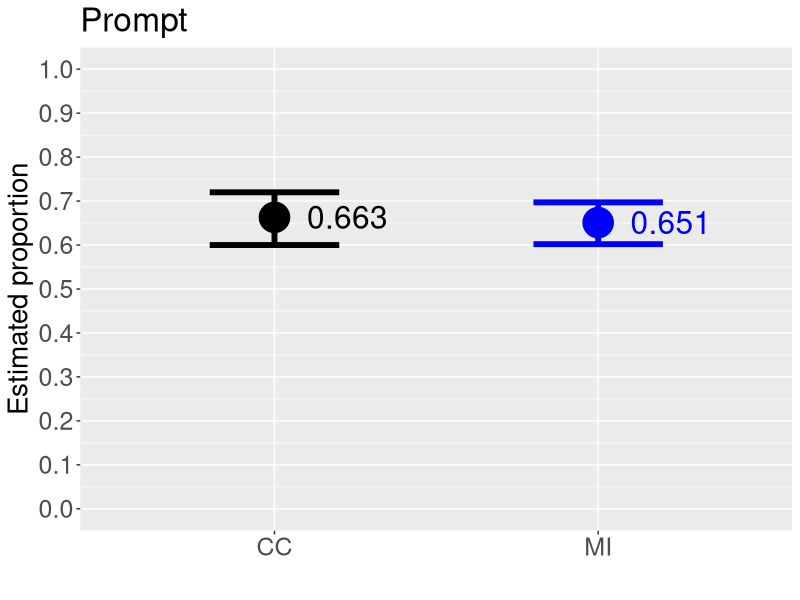
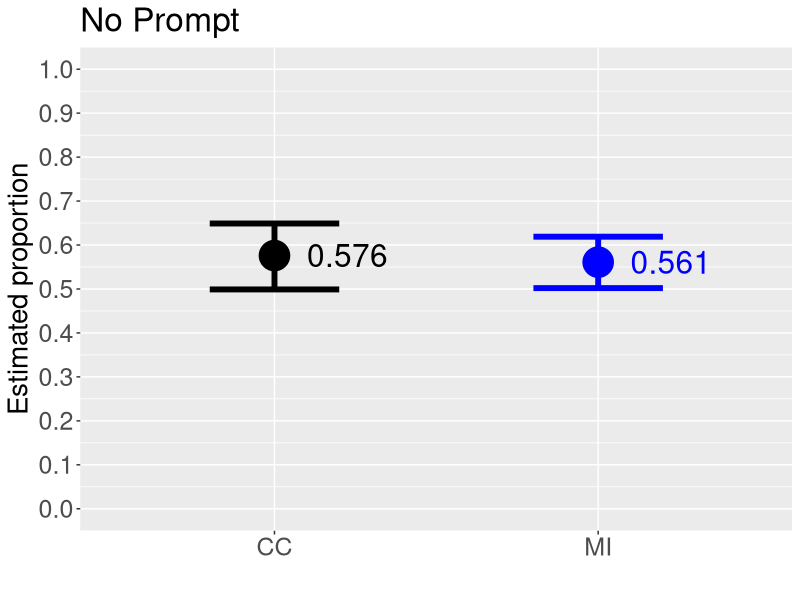
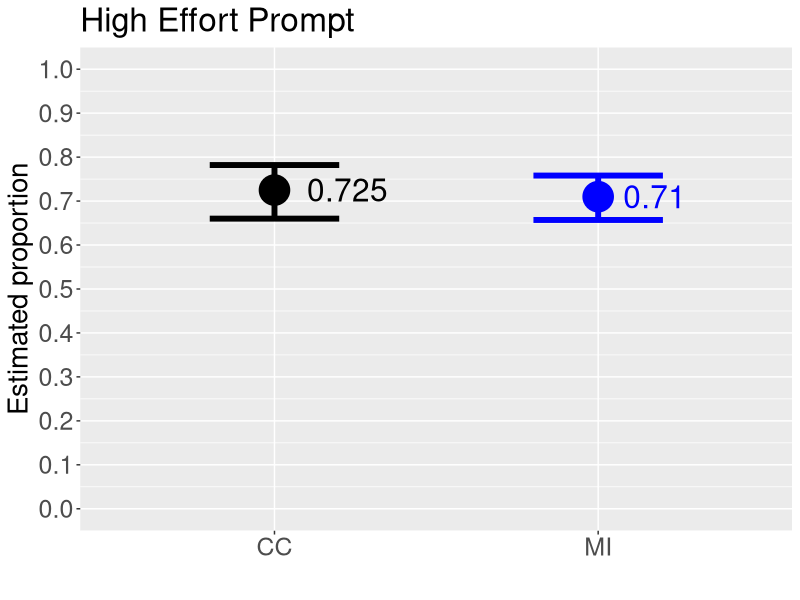
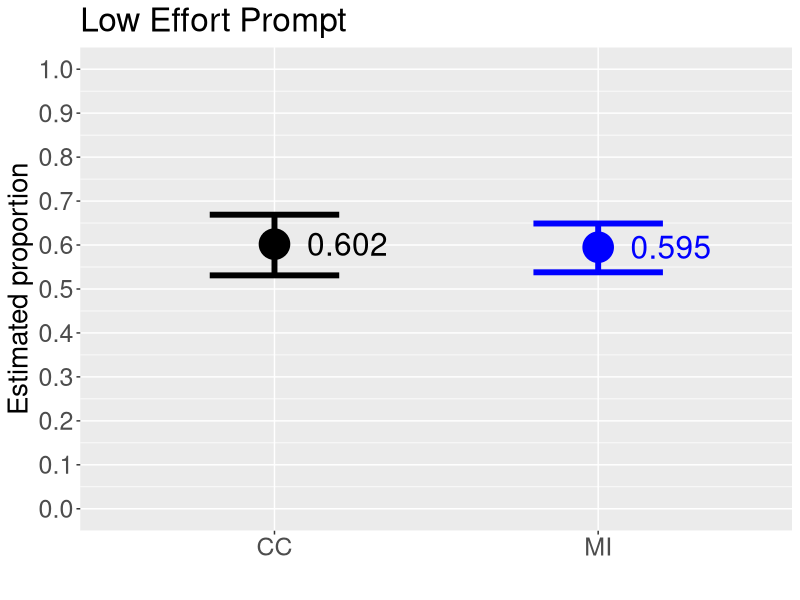

Source code (R) for these figures, in order:
rm(list = ls())

library(ggplot2)

cc_est_prob_prompt <- read.csv(file = file.path("analysis-complete-case", "formatted-output", "cc_est_prob_prompt.csv"))
cc_est_prob_no_prompt <- read.csv(file = file.path("analysis-complete-case", "formatted-output", "cc_est_prob_no_prompt.csv"))
cc_est_prob_high_effort_prompt <- read.csv(file = file.path("analysis-complete-case", "formatted-output", "cc_est_prob_high_effort_prompt.csv"))
cc_est_prob_low_effort_prompt <- read.csv(file = file.path("analysis-complete-case", "formatted-output", "cc_est_prob_low_effort_prompt.csv"))

dat_all_pool_stats_prompt <- read.csv(file = file.path("analysis-multiple-imputation", "formatted-output", "dat_all_pool_stats_prompt.csv"))
dat_all_pool_stats_no_prompt <- read.csv(file = file.path("analysis-multiple-imputation", "formatted-output", "dat_all_pool_stats_no_prompt.csv"))
dat_all_pool_stats_high_effort_prompt <- read.csv(file = file.path("analysis-multiple-imputation", "formatted-output", "dat_all_pool_stats_high_effort_prompt.csv"))
dat_all_pool_stats_low_effort_prompt <- read.csv(file = file.path("analysis-multiple-imputation", "formatted-output", "dat_all_pool_stats_low_effort_prompt.csv"))

dat_ppc_prompt <- read.csv(file = file.path("analysis-multiple-imputation", "formatted-output", "dat_ppc_prompt.csv"))
dat_ppc_no_prompt <- read.csv(file = file.path("analysis-multiple-imputation", "formatted-output", "dat_ppc_no_prompt.csv"))
dat_ppc_high_effort_prompt <- read.csv(file = file.path("analysis-multiple-imputation", "formatted-output", "dat_ppc_high_effort_prompt.csv"))
dat_ppc_low_effort_prompt <- read.csv(file = file.path("analysis-multiple-imputation", "formatted-output", "dat_ppc_low_effort_prompt.csv"))

group_colors <- c(CC = "black", MI = "blue")

###############################################################################
# Mean among eligible decision points micro-randomized to prompt (any type)
###############################################################################
cc_results <- data.frame(where_from = "CC", est = cc_est_prob_prompt$est, lb = cc_est_prob_prompt$conf_int_lb, ub = cc_est_prob_prompt$conf_int_ub)
mi_results <- data.frame(where_from = "MI", est = dat_all_pool_stats_prompt$est_prob, lb = dat_all_pool_stats_prompt$conf_int_lb, ub = dat_all_pool_stats_prompt$conf_int_ub)

all_results <- rbind(cc_results, mi_results)

ggplot(all_results, aes(x = where_from, y = est, color = where_from)) +
  geom_point(size = 10) +
  geom_errorbar(aes(ymin = lb, ymax = ub), width = 0.4, linewidth = 2) +
  scale_y_continuous(name = "Estimated proportion", limits = c(0,1), breaks = seq(0,1,0.10)) +
  scale_x_discrete(name = "") + 
  theme(axis.text = element_text(size = 18), title = element_text(size = 20), legend.position = "none") +
  geom_text(aes(label=est), hjust = -0.4, size=8) +
  scale_color_manual(values=group_colors) +
  ggtitle("Prompt")

ggsave(filename = file.path("analysis-multiple-imputation", "formatted-output", "est_prob_prompt.png"), width = 5, height = 8, units = "in", dpi = 1000)

###############################################################################
# Mean among eligible decision points micro-randomized to no prompt
###############################################################################
cc_results <- data.frame(where_from = "CC", est = cc_est_prob_no_prompt$est, lb = cc_est_prob_no_prompt$conf_int_lb, ub = cc_est_prob_no_prompt$conf_int_ub)
mi_results <- data.frame(where_from = "MI", est = dat_all_pool_stats_no_prompt$est_prob, lb = dat_all_pool_stats_no_prompt$conf_int_lb, ub = dat_all_pool_stats_no_prompt$conf_int_ub)

all_results <- rbind(cc_results, mi_results)

ggplot(all_results, aes(x = where_from, y = est, color = where_from)) +
  geom_point(size = 10) +
  geom_errorbar(aes(ymin = lb, ymax = ub), width = 0.4, linewidth = 2) +
  scale_y_continuous(name = "Estimated proportion", limits = c(0,1), breaks = seq(0,1,0.10)) +
  scale_x_discrete(name = "") + 
  theme(axis.text = element_text(size = 18), title = element_text(size = 20), legend.position = "none") +
  geom_text(aes(label=est), hjust = -0.4, size=8) +
  scale_color_manual(values=group_colors) +
  ggtitle("No Prompt")

ggsave(filename = file.path("analysis-multiple-imputation", "formatted-output", "est_prob_no_prompt.png"), width = 5, height = 8, units = "in", dpi = 1000)


###############################################################################
# Mean among eligible decision points micro-randomized to high effort prompt
###############################################################################
cc_results <- data.frame(where_from = "CC", est = cc_est_prob_high_effort_prompt$est, lb = cc_est_prob_high_effort_prompt$conf_int_lb, ub = cc_est_prob_high_effort_prompt$conf_int_ub)
mi_results <- data.frame(where_from = "MI", est = dat_all_pool_stats_high_effort_prompt$est_prob, lb = dat_all_pool_stats_high_effort_prompt$conf_int_lb, ub = dat_all_pool_stats_high_effort_prompt$conf_int_ub)

all_results <- rbind(cc_results, mi_results)

ggplot(all_results, aes(x = where_from, y = est, color = where_from)) +
  geom_point(size = 10) +
  geom_errorbar(aes(ymin = lb, ymax = ub), width = 0.4, linewidth = 2) +
  scale_y_continuous(name = "Estimated proportion", limits = c(0,1), breaks = seq(0,1,0.10)) +
  scale_x_discrete(name = "") + 
  theme(axis.text = element_text(size = 18), title = element_text(size = 20), legend.position = "none") +
  geom_text(aes(label=est), hjust = -0.4, size=8) +
  scale_color_manual(values=group_colors) +
  ggtitle("High Effort Prompt")

ggsave(filename = file.path("analysis-multiple-imputation", "formatted-output", "est_prob_high_effort_prompt.png"), width = 5, height = 8, units = "in", dpi = 1000)


###############################################################################
# Mean among eligible decision points micro-randomized to low effort prompt
###############################################################################
cc_results <- data.frame(where_from = "CC", est = cc_est_prob_low_effort_prompt$est, lb = cc_est_prob_low_effort_prompt$conf_int_lb, ub = cc_est_prob_low_effort_prompt$conf_int_ub)
mi_results <- data.frame(where_from = "MI", est = dat_all_pool_stats_low_effort_prompt$est_prob, lb = dat_all_pool_stats_low_effort_prompt$conf_int_lb, ub = dat_all_pool_stats_low_effort_prompt$conf_int_ub)

all_results <- rbind(cc_results, mi_results)

ggplot(all_results, aes(x = where_from, y = est, color = where_from)) +
  geom_point(size = 10) +
  geom_errorbar(aes(ymin = lb, ymax = ub), width = 0.4, linewidth = 2) +
  scale_y_continuous(name = "Estimated proportion", limits = c(0,1), breaks = seq(0,1,0.10)) +
  scale_x_discrete(name = "") + 
  theme(axis.text = element_text(size = 18), title = element_text(size = 20), legend.position = "none") +
  geom_text(aes(label=est), hjust = -0.4, size=8) +
  scale_color_manual(values=group_colors) +
  ggtitle("Low Effort Prompt")

ggsave(filename = file.path("analysis-multiple-imputation", "formatted-output", "est_prob_low_effort_prompt.png"), width = 5, height = 8, units = "in", dpi = 1000)

